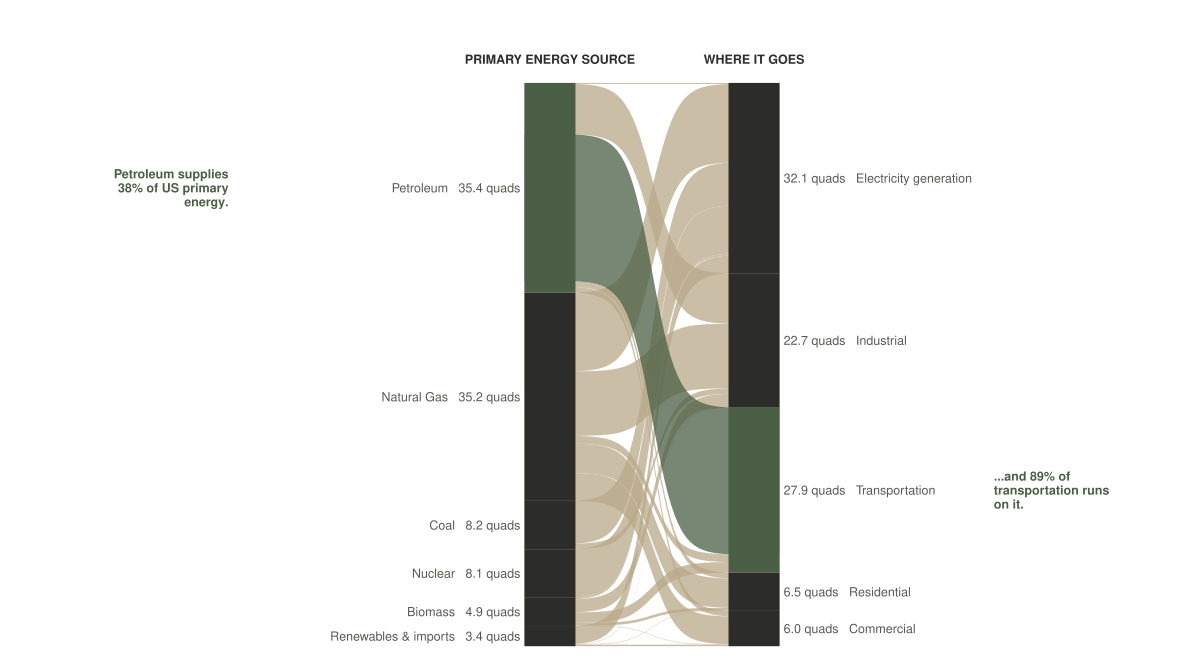

Source code (R):
# Task 8 v4 — US Primary Energy Flow, 2023 (LLNL Sankey).
#
# Topic pivot from the v1-v3 federal-budget Sankey. Reason: federal
# money is fungible; the v1-v3 chart's bands were a proportional split,
# not a true measured flow. The LLNL US Energy Flow is the *canonical*
# Sankey example used in every data-viz course because every band is a
# real measurable flow of energy in quadrillion BTU (quads). It also
# lets us show the famous "rejected energy" insight: about two-thirds
# of US primary energy is lost as waste heat before reaching a useful
# end. That insight is impossible to communicate in any forbidden chart
# type (bar / line / pie / etc.).
#
# Source: Lawrence Livermore National Laboratory (LLNL),
# "Estimated U.S. Energy Consumption in 2023: 93.6 Quads", October 2024.
# LLNL is the canonical publisher; the underlying numbers come from the
# US Department of Energy / EIA SEDS (2024).
#   PDF: https://flowcharts.llnl.gov/sites/flowcharts/files/
#        2024-10/energy-2023-united-states.pdf
#   Local files:
#     data/task_08_energy/llnl_us_energy_2023.pdf  (the canonical source)
#     data/task_08_energy/llnl_us_energy_2023_flows.csv  (parsed once)
# The CSV is a transcription of every flow value visible on the LLNL
# PDF chart. Per-source totals reconcile to the published source totals
# within LLNL's stated rounding tolerance ("Totals may not equal sum of
# components due to independent rounding"). The chart script reads from
# the CSV — no numbers are typed in this file.

setwd("/Users/alexanderweber/Documents/hsg/6_semester/data_visualization_with_ai")

suppressPackageStartupMessages({
  library(dplyr)
  library(readr)
  library(tidyr)
  library(ggplot2)
  library(ggalluvial)
})

source("design_system.R")

chart_family <- ""  # PDF-native fallback; see task_07 notes.

# ---- Read the parsed LLNL flow data -----------------------------------
flows_raw <- read_csv("data/task_08_energy/llnl_us_energy_2023_flows.csv",
                      show_col_types = FALSE)

cat("Flow rows in CSV:", nrow(flows_raw), "\n")

# ---- Verify per-source totals against published values ----------------
# Published source totals from LLNL 2023 chart (in quads):
#   Solar 0.89, Nuclear 8.1, Hydro 0.82, Wind 1.5, Geothermal 0.12,
#   Natural Gas 33.4, Coal 8.17, Biomass 5, Petroleum 35.4,
#   Net Electricity Imports 0.07. Total: 93.6 quads.
src_check <- flows_raw %>%
  group_by(source) %>%
  summarise(sum_flows = sum(quads), .groups = "drop")
print(src_check)
cat(sprintf("Total primary energy in CSV: %.2f quads (LLNL published: 93.6)\n",
            sum(flows_raw$quads)))

# ---- Aggregate small sources for legibility ---------------------------
# The chart aggregates the five smallest non-fossil sources (Solar,
# Hydro, Wind, Geothermal, Net Electricity Imports) into "Renewables &
# imports" — they each sum to less than 1.5 quads individually and
# together account for <4% of primary energy, so collapsing them keeps
# the chart legible without losing the story (which is dominated by
# the big three: Petroleum, Natural Gas, Coal/Nuclear).
small_sources <- c("Solar", "Hydro", "Wind", "Geothermal",
                   "Net Electricity Imports")
flows <- flows_raw %>%
  mutate(source_grouped = if_else(source %in% small_sources,
                                  "Renewables & imports",
                                  source)) %>%
  group_by(source_grouped, target) %>%
  summarise(quads = sum(quads), .groups = "drop") %>%
  rename(source = source_grouped)

# Rename "Electricity" target to "Electricity generation" for clarity.
flows <- flows %>%
  mutate(target = if_else(target == "Electricity",
                          "Electricity generation",
                          target))

# Source totals (after aggregation)
src_totals <- flows %>%
  group_by(source) %>%
  summarise(amount = sum(quads), .groups = "drop")

# Target totals
tgt_totals <- flows %>%
  group_by(target) %>%
  summarise(amount = sum(quads), .groups = "drop")

cat("\n--- Source totals (quads) ---\n"); print(src_totals)
cat("\n--- Target totals (quads) ---\n"); print(tgt_totals)

total_primary <- sum(flows$quads)
cat(sprintf("\nTotal primary energy: %.2f quads\n", total_primary))

# ---- Order strata: largest at top --------------------------------------
src_levels_top_first <- src_totals %>% arrange(desc(amount)) %>% pull(source)
tgt_levels_top_first <- c("Electricity generation",
                          "Industrial",
                          "Transportation",
                          "Residential",
                          "Commercial")
flows <- flows %>%
  mutate(
    source = factor(source, levels = src_levels_top_first),
    target = factor(target, levels = tgt_levels_top_first)
  )

# ---- Story flows: highlight Petroleum → Transportation -----------------
# Headline story: petroleum-fueled transportation is the dominant
# primary-energy path in the US (24.8 of 93.6 quads, ~26%) — and the
# most wasteful: ~80% of it is rejected as heat in internal-combustion
# engines. Heritage Red marks ONLY this single flow + the Transportation
# stratum + the Petroleum stratum. Everything else is the neutral cream
# from the design system.
flows <- flows %>%
  mutate(storyflow = factor(case_when(
    source == "Petroleum" & target == "Transportation" ~ "Petroleum → Transportation",
    TRUE                                                ~ "Other"
  ), levels = c("Other", "Petroleum → Transportation")))

flows <- flows %>% arrange(storyflow)

flow_colors <- c(
  "Other"                       = pg_palette$dark_quartz,
  "Petroleum → Transportation"  = pg_palette$heritage_red
)

stratum_fill <- setNames(
  rep(pg_palette$onyx,
      length(src_levels_top_first) + length(tgt_levels_top_first)),
  c(src_levels_top_first, tgt_levels_top_first)
)
stratum_fill["Petroleum"]      <- pg_palette$heritage_red
stratum_fill["Transportation"] <- pg_palette$heritage_red

# ---- Helpers -----------------------------------------------------------
# Show 1 decimal place for everything >= 1 quad so big similar-magnitude
# sources (e.g. Petroleum 35.4 vs Natural Gas 35.2) stay distinguishable
# in the labels. Sub-1 quad values get 2 decimals to retain precision.
fmt_q <- function(x) {
  ifelse(x < 1,
         sprintf("%.2f quads", x),
         sprintf("%.1f quads", x))
}

# ---- Base plot ---------------------------------------------------------
stratum_w <- 1/4

p_base <- ggplot(flows,
                 aes(axis1 = source, axis2 = target, y = quads)) +
  geom_alluvium(aes(fill = storyflow),
                width = stratum_w, alpha = 0.75,
                knot.pos = 0.4, curve_type = "sigmoid") +
  geom_stratum(width = stratum_w,
               aes(fill = after_stat(stratum)),
               color = NA) +
  scale_fill_manual(values = c(flow_colors, stratum_fill),
                    guide = "none") +
  scale_x_continuous(limits = c(-1.6, 4.0), expand = c(0, 0)) +
  scale_y_continuous(expand = expansion(mult = c(0.02, 0.07))) +
  coord_cartesian(clip = "off") +
  labs(x = NULL, y = NULL) +
  theme_void(base_family = chart_family) +
  theme(plot.margin = margin(t = 14, r = 14, b = 8, l = 14))

gb <- ggplot_build(p_base)
strat_layer_idx <- which(sapply(gb$plot$layers,
                                function(l) inherits(l$stat, "StatStratum")))[1]
strat_data <- gb$data[[strat_layer_idx]] %>%
  mutate(y_mid = (ymin + ymax) / 2)

src_pos <- strat_data %>% filter(x == 1)
tgt_pos <- strat_data %>% filter(x == 2)

src_labels <- src_pos %>%
  transmute(
    x  = 1 - stratum_w / 2 - 0.02,
    y  = y_mid,
    label = paste0(stratum, "   ", fmt_q(count))
  )
tgt_labels <- tgt_pos %>%
  transmute(
    x  = 2 + stratum_w / 2 + 0.02,
    y  = y_mid,
    label = paste0(fmt_q(count), "   ", stratum)
  )

petroleum_y      <- src_pos$y_mid[src_pos$stratum == "Petroleum"]
transportation_y <- tgt_pos$y_mid[tgt_pos$stratum == "Transportation"]

# ---- Final plot --------------------------------------------------------
p <- p_base +
  geom_text(data = src_labels, aes(x = x, y = y, label = label),
            family = chart_family, size = 3.0, color = pg_palette$alloy,
            hjust = 1, vjust = 0.5, inherit.aes = FALSE) +
  geom_text(data = tgt_labels, aes(x = x, y = y, label = label),
            family = chart_family, size = 3.0, color = pg_palette$alloy,
            hjust = 0, vjust = 0.5, inherit.aes = FALSE) +
  annotate("text", x = 1, y = total_primary + 4,
           label = "PRIMARY ENERGY SOURCE",
           family = chart_family, size = 3.2, fontface = "bold",
           color = pg_palette$onyx, hjust = 0.5) +
  annotate("text", x = 2, y = total_primary + 4,
           label = "WHERE IT GOES",
           family = chart_family, size = 3.2, fontface = "bold",
           color = pg_palette$onyx, hjust = 0.5) +
  # Story callout — Petroleum side (left). Pushed past the longest
  # source label ("Renewables & imports 3.4 quads") so it doesn't
  # collide with any stratum label.
  annotate("text",
           x = 1 - stratum_w / 2 - 1.45,
           y = petroleum_y,
           label = "Petroleum supplies\n38% of US primary\nenergy.",
           family = chart_family, size = 3.1,
           color = pg_palette$heritage_red,
           fontface = "bold",
           hjust = 1, vjust = 0.5,
           lineheight = 0.95) +
  # Story callout — Transportation side (right). Pushed past the
  # "27.9 quads Transportation" label which extends far right.
  annotate("text",
           x = 2 + stratum_w / 2 + 1.05,
           y = transportation_y,
           label = "...and 89% of\ntransportation runs\non it.",
           family = chart_family, size = 3.1,
           color = pg_palette$heritage_red,
           fontface = "bold",
           hjust = 0, vjust = 0.5,
           lineheight = 0.95)

out_pdf <- "iterations/task_08/v4/energy_sankey_v4.pdf"
ggsave(out_pdf, p, width = 30, height = 17, units = "cm", device = "pdf")
cat("\nSaved:", out_pdf, "\n")
